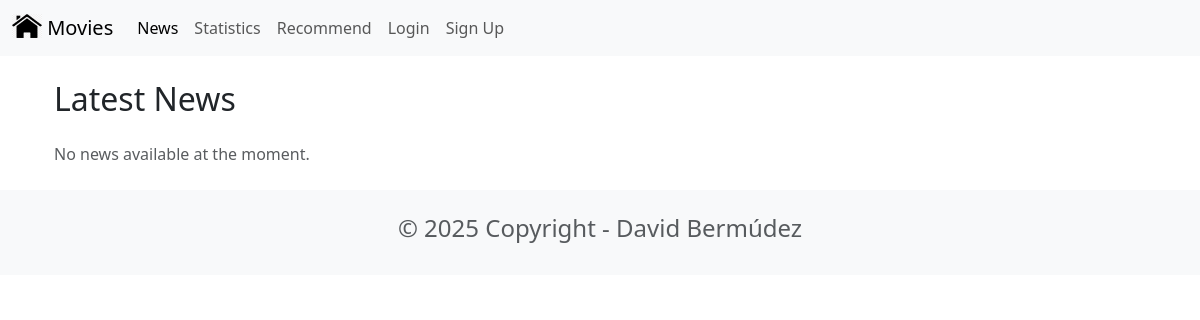
Before: /news/ with the older database file.
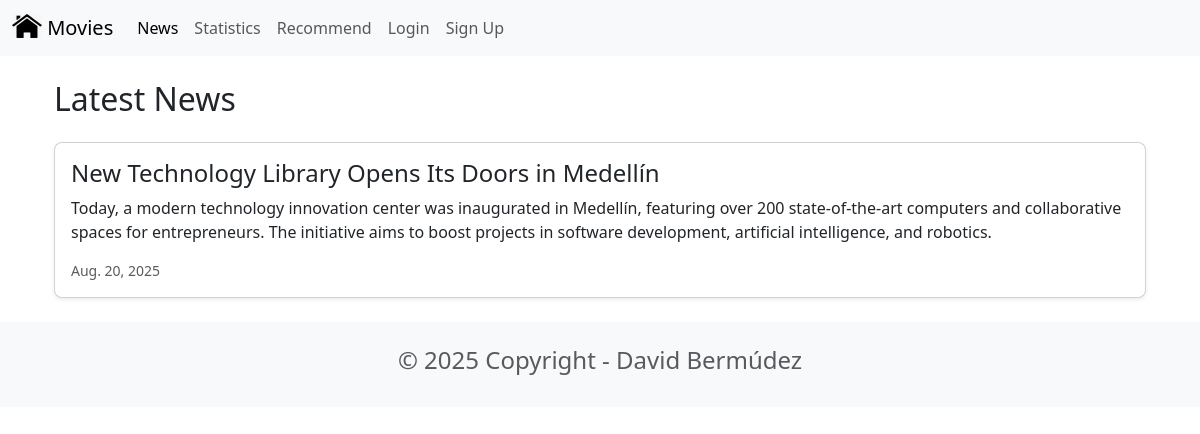
After: the same page with the newer database file.
### news/models.py (models this page shows, shortened)
class News(models.Model):
    headline = models.CharField(max_length=200)
    body = models.TextField()
    date = models.DateField()

### news/views.py (the view)
# urls.py: path('news/', include('news.urls')),
def news(request):
    newss = News.objects.all().order_by('-date')
    return render(request, 'news.html', {'newss': newss})

### news/templates/news.html
{% extends 'base.html' %}
{% block content %}
<div class="container mt-4">
    <h2 class="mb-4">Latest News</h2>
    {% for news in newss %}
    <div class="card mb-3 shadow-sm rounded-3">
        <div class="card-body">
            <h4 class="card-title">{{ news.headline }}</h4>
            <p class="card-text">{{ news.body }}</p>
            <p class="card-text">
                <small class="text-muted">{{ news.date }}</small>
            </p>
        </div>
    </div>
    {% empty %}
    <p class="text-muted">No news available at the moment.</p>
    {% endfor %}
</div>
{% endblock content %}

Changed rows visible on the page:
added News: headline "New Technology Library Opens Its Doors in Medellín", body "Today, a modern technology innovation center was inaugurated in Medellín, featuring over 200 state-of-the-art computers and collaborative spaces for entrepreneurs. The initiative aims to boost projects in software development, artificial intelligence, and robotics.", date "Aug. 20, 2025"
Other visible differences:
text no longer shown: "No news available at the moment."
